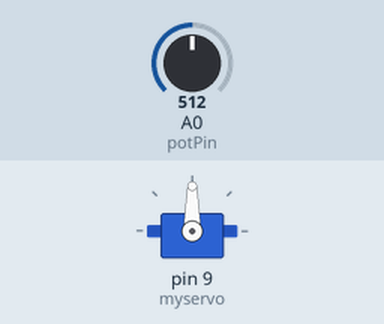
Recording of a sketch running on a simulated Arduino Uno, built with avr-gcc and run on an emulated ATmega328P. On the bench: servo. The test bench sets the inputs (shaded band); at power-on: A0 (potPin) = 512.

Above: at 1.2 s.
1.3 s: A0 (potPin) set to 716
At 2.4 s:
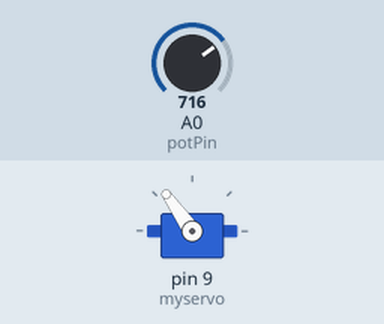
2.8 s: A0 (potPin) set to 900
At 3.7 s:
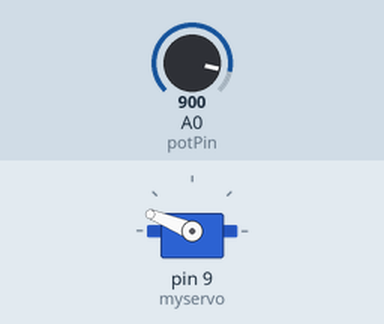
4.3 s: A0 (potPin) set to 1023
At 5.0 s:
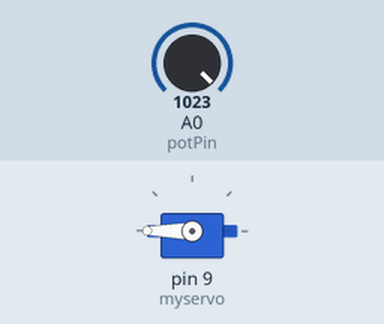
5.8 s: A0 (potPin) set to 306
At 6.2 s:
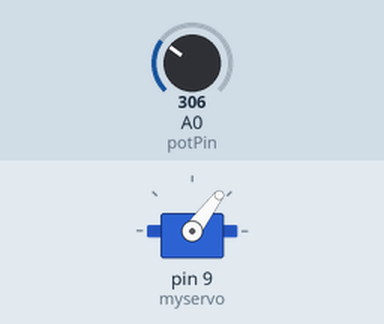
7.3 s: A0 (potPin) set to 122
At 8.7 s:
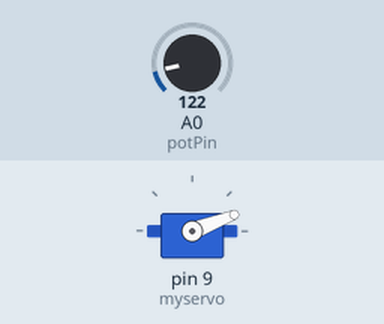
Timing chart, 0 to 9.8 s (numbered marks = the images above; inputs shaded):
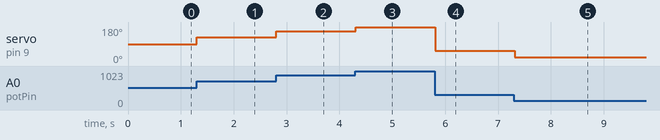

The sketch:

servo.ino
```cpp
#include <Servo.h>

Servo myservo;
int potPin = A0;


void setup() {
  myservo.attach(9);
  Serial.begin(9600);
}

void loop() {
  int potValue = analogRead(potPin);
  int angle = map(potValue, 0, 1023, 0, 180);
  myservo.write(angle);
  delay(100);
}
```

Measured:
- after the input at 1.3 s, servo on pin 9 (myservo): 90° → 125° at once
- after the input at 2.8 s, servo on pin 9 (myservo): 125° → 158° at once
- after the input at 4.3 s, servo on pin 9 (myservo): 158° → 180° at once
- after the input at 5.8 s, servo on pin 9 (myservo): 180° → 53° at once
- after the input at 7.3 s, servo on pin 9 (myservo): 53° → 21° at once
